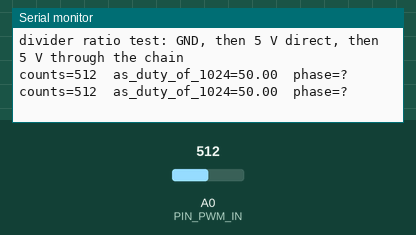
The sketch below on a simulated Arduino Uno, built with avr-gcc and run on an emulated ATmega328P. On the bench: the last lines printed to the serial monitor. The test bench sets the inputs (shaded band); at power-on: A0 (PIN_PWM_IN) = 512.

Above: at 1.2 s.
1.3 s: A0 (PIN_PWM_IN) set to 970
At 2.6 s:
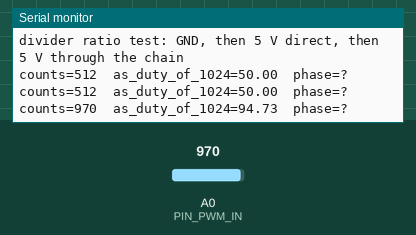
2.8 s: A0 (PIN_PWM_IN) set to 990
At 3.8 s:
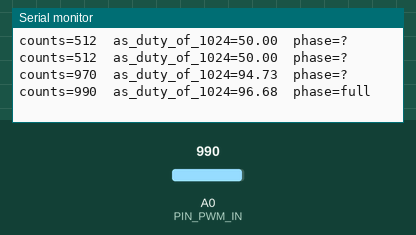
8.5 s: A0 (PIN_PWM_IN) set to 22
At 9.5 s:
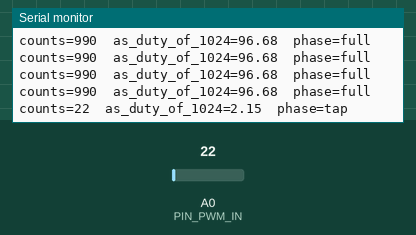
10.0 s: A0 (PIN_PWM_IN) set to 18
At 10.8 s:
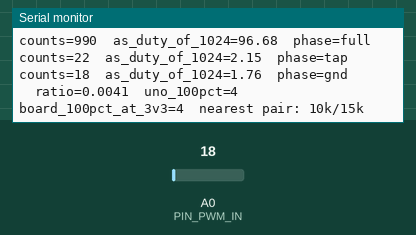

The sketch:

probe-divider.ino
```cpp
/*
 * nuc-fan-controller - measure the divider's own ratio with nothing but the Uno
 *
 * Every duty number this project has printed carries a "which resistor pair is actually in the
 * breadboard?" uncertainty: 605 counts is 4.7k + 2.2k over 10k at a 5.0 V top, 512 is 10k over 10k.
 * The two differ by 18 %, which is the difference between the fan following 42 % and following 50 %.
 * A multimeter settles it, and so does this sketch in about a minute with the meter still in the drawer.
 *
 * The trick is that the measurement is ratiometric. Feed the top of the divider chain from the Uno's
 * own 5 V pin and read the tap with the ADC on its DEFAULT reference. Both the excitation and the
 * ADC's full scale come from the same rail, so the rail's actual voltage cancels out completely:
 *
 *     ratio = (counts_tap - counts_gnd) / (counts_full - counts_gnd)
 *
 * Three connections, in any order, one at a time, with A0's wire never moving:
 *
 *   1. the divider's input end to GND            -> counts_gnd, the ADC's own zero
 *   2. the divider's input end to the 5 V pin    -> counts_full, the ADC's own full scale
 *   3. the divider's input end to the 5 V pin,
 *      A0 left on the tap                        -> counts_tap
 *
 * Steps 2 and 3 are the same connection: step 2 is what you get when the chain is bypassed and the
 * pin is tied straight to 5 V. Do 2 with the yellow wire moved from the chain's input end to the 5 V
 * pin directly, then 3 with it back on the chain's input end.
 *
 * Read the ratio it prints against the candidates:
 *
 *   10k over 10k              0.500   -> ADC_AT_100PCT 512 on the Uno, 852 on the 3.3 V board
 *   4.7k + 2.2k over 10k      0.592   -> 605 on the Uno, 918 on the board (the schematic's divider)
 *   10k over 15k              0.400   -> 410
 *   4.7k over 10k             0.680   -> 696
 *
 * Resistor tolerance is the limit here: 5 % parts move the ratio by up to about 2 %, which is
 * already smaller than the 18 % gap this test exists to resolve.
 *
 * What this sketch does NOT settle is the top of the ITE's PWM swing - 5.0 V or 5.5 V - because that
 * needs the duty, and the duty is what the divider is being used to find. That one is a multimeter
 * job on the PWM wire, and the ITE's own dwell levels make it arithmetic: see BUILD.md, "two dwell
 * levels and a meter".
 */

#include <avr/io.h>
#include <math.h>

const uint16_t PIN_PWM_IN = A0;

static uint16_t read_adc(void) {
  long sum = 0;
  for (uint8_t i = 0; i < 64; i++) sum += analogRead(PIN_PWM_IN);   // ~7 ms, ~160 PWM periods
  return (uint16_t)(sum / 64);
}

static void report(const char *phase, uint16_t n) {
  Serial.print(F("counts="));  Serial.print(n);
  Serial.print(F("  as_duty_of_1024=")); Serial.print(100.0f * n / 1024.0f, 2);
  Serial.print(F("  phase=")); Serial.println(phase);
}

void setup() {
  pinMode(PIN_PWM_IN, INPUT);
  analogReference(DEFAULT);            // VCC is the reference, and VCC is also the excitation
  Serial.begin(9600);
  Serial.println(F("divider ratio test: GND, then 5 V direct, then 5 V through the chain"));
}

void loop() {
  static uint16_t gnd = 0, full = 0, tap = 0;
  static uint32_t next = 0;
  uint32_t t = millis();
  if (t < next) return;
  next = t + 1000;

  uint16_t n = read_adc();

  // Which connection is it? Auto-detected, so the three steps can happen in any order.
  const char *phase = "?";
  if (n < 20)            { phase = "gnd";  gnd = n; }
  else if (n > 980)      { phase = "full"; full = n; }
  else if (full > 0)     { phase = "tap";  tap = n; }

  report(phase, n);

  if (gnd && full && tap) {
    float ratio = (float)(tap - gnd) / (float)(full - gnd);
    Serial.print(F("  ratio=")); Serial.print(ratio, 4);
    Serial.print(F("  uno_100pct=")); Serial.print((int)lroundf(ratio * 1024.0f));
    Serial.print(F("  board_100pct_at_3v3=")); Serial.print((int)lroundf(ratio * 1023.0f));
    // The candidates, closest first by construction.
    struct { const char *name; float ratio; } cand[] = {
      {"10k/10k", 0.500f}, {"4.7k+2.2k/10k", 0.592f},
      {"10k/15k", 0.400f}, {"4.7k/10k", 0.680f}, {"1k/10k", 0.909f},
    };
    int best = 0;
    for (int i = 1; i < 5; i++)
      if (fabsf(cand[i].ratio - ratio) < fabsf(cand[best].ratio - ratio)) best = i;
    Serial.print(F("  nearest pair: ")); Serial.println(cand[best].name);
  }
}
```

Measured:
- the behaviour switches between 980 and 981 on A0 (PIN_PWM_IN) (found by bisection; images 1 and 2)
- the behaviour switches between 20 and 19 on A0 (PIN_PWM_IN) (found by bisection; images 3 and 4)
- after the input at 1.3 s, the serial monitor: prints a new line after 0.71 s (image 1)
- after the input at 2.8 s, the serial monitor: prints a new line after 0.21 s (image 2)
- after the input at 8.5 s, the serial monitor: prints a new line after 0.51 s (image 3)
- after the input at 10.0 s, the serial monitor: prints a new line at once (image 4)
